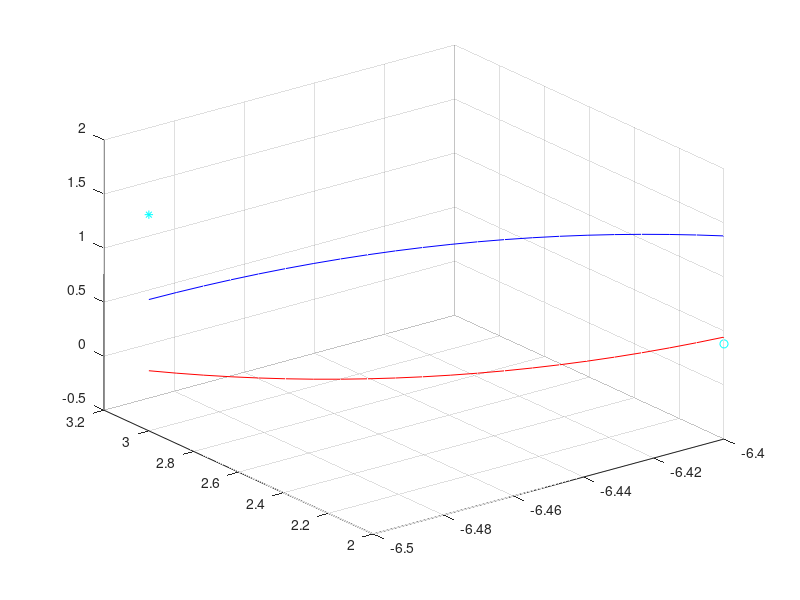

Reproduce this figure in MATLAB.
clear;
clc;

par1=[-6.40000 2.00000 0.00000 -6.50000 3.00000 1.50000 -0.799 0.142 1.379]; %Posicion 36 catenary (coll car 36 - 38)
par2=[4.13810 -0.00476 0.00000 0.65000 -0.35000 6.20000 0.811206 -1.20008 0.442935];%Posicion 36 parabola

num_point_per_unit_length = 20;
delta_x = (par1(1,4) - par1(1,1));
delta_y = (par1(1,5) - par1(1,2));
delta_z = (par1(1,6) - par1(1,3));
dxy_ = sqrt(delta_x * delta_x + delta_y * delta_y );
dist_= sqrt(delta_x * delta_x + delta_y * delta_y + delta_z * delta_z );
u_x = delta_x /dxy_;
u_y = delta_y /dxy_;
d_ = dxy_;
d_z = abs(par1(1,3)-par1(1,6));

if (dxy_ < 0.0001)
	u_x = 0.0;
    u_y = 0.0;
	d_ = d_z;
end
	
if (d_ < 1.0)
        if (d_ < abs(par1(1,3)-par1(1,3)))
            num_point_catenary = ceil(abs(par1(1,3)-par1(1,3)) * 10.0);
        else
            num_point_catenary = ceil(d_ * 10.0);
        end
else
	num_point_catenary = ceil(num_point_per_unit_length * d_);
end

v_pts_par1=[]; v_pts_par2=[];
% Catenary Equation
step = 0;
for c = 0:num_point_catenary
    x = par1(1,1) + u_x * step;
    y = par1(1,2) + u_y * step;
    
    z_p1 = par1(1,7)*step*step+par1(1,8)*step+par1(1,9); % Catenary equation
    z_p2 = par2(1,7)*step*step+par2(1,8)*step+par2(1,9); % Catenary equation

    step = step + d_/ num_point_catenary;  
    v_pts_par1=[v_pts_par1;x,y,z_p1];
    v_pts_par2=[v_pts_par2;x,y,z_p2];
end

grid
plot3(par1(1,1),par1(1,2),par1(1,3)+0.38,'oc')
hold on
plot3(par1(1,4),par1(1,5),par1(1,6),'*c')
hold on
plot3(v_pts_par1(:,1), v_pts_par1(:,2), v_pts_par1(:,3),'b')
hold on;
plot3(v_pts_par2(:,1), v_pts_par2(:,2), v_pts_par2(:,3),'r')
grid;